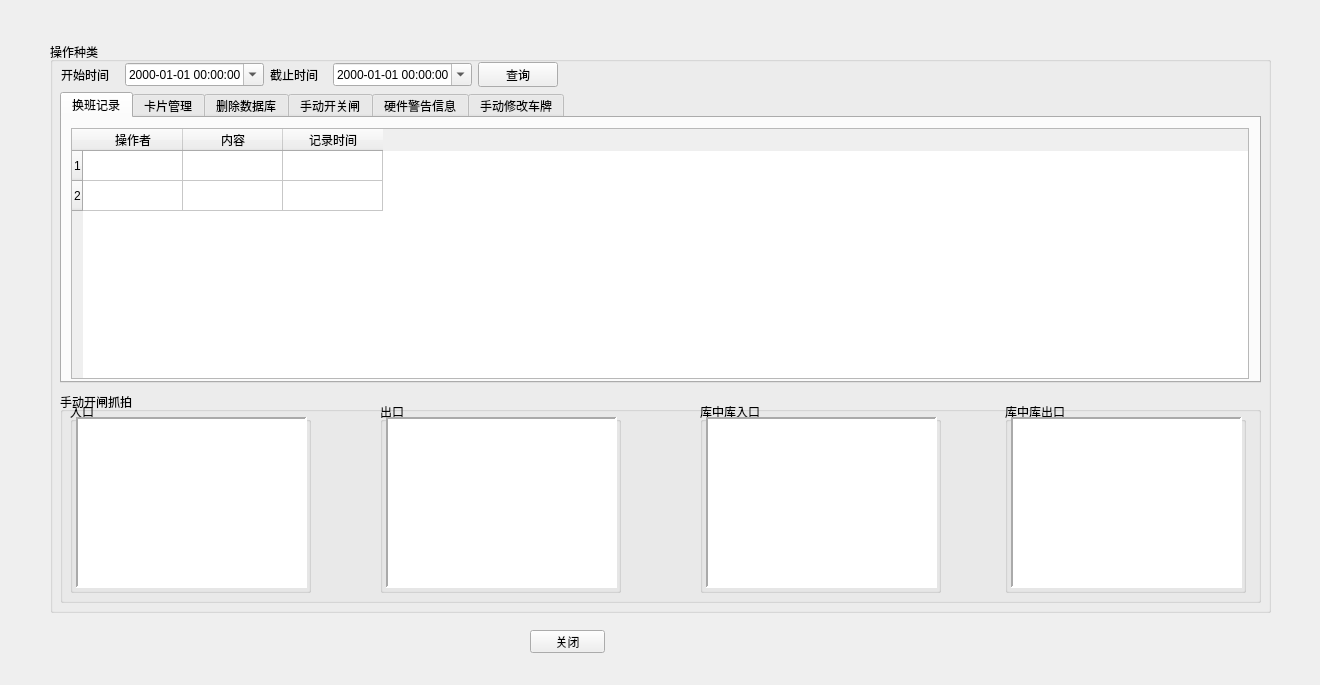
<?xml version="1.0" encoding="UTF-8"?>
<ui version="4.0">
 <class>NewCSysLog</class>
 <widget class="QFrame" name="NewCSysLog">
  <property name="geometry">
   <rect>
    <x>0</x>
    <y>0</y>
    <width>1320</width>
    <height>685</height>
   </rect>
  </property>
  <property name="windowTitle">
   <string>系统日志</string>
  </property>
  <property name="styleSheet">
   <string notr="true">background-image:url(D:/WinParkUI/debug/Image/NewIcon/CommonBigBG-normal1366x768.jpg);</string>
  </property>
  <property name="frameShape">
   <enum>QFrame::NoFrame</enum>
  </property>
  <property name="frameShadow">
   <enum>QFrame::Raised</enum>
  </property>
  <widget class="QWidget" name="widget" native="true">
   <property name="geometry">
    <rect>
     <x>40</x>
     <y>30</y>
     <width>1241</width>
     <height>671</height>
    </rect>
   </property>
   <property name="styleSheet">
    <string notr="true">background-image:url(none);</string>
   </property>
   <widget class="QGroupBox" name="groupBox_2">
    <property name="geometry">
     <rect>
      <x>10</x>
      <y>12</y>
      <width>1221</width>
      <height>571</height>
     </rect>
    </property>
    <property name="styleSheet">
     <string notr="true">background-image:url(none);</string>
    </property>
    <property name="title">
     <string>操作种类</string>
    </property>
    <widget class="QTabWidget" name="tabWidget">
     <property name="geometry">
      <rect>
       <x>10</x>
       <y>50</y>
       <width>1201</width>
       <height>291</height>
      </rect>
     </property>
     <property name="styleSheet">
      <string notr="true">background-image:url(none);</string>
     </property>
     <property name="currentIndex">
      <number>0</number>
     </property>
     <widget class="QWidget" name="tab">
      <attribute name="title">
       <string>换班记录</string>
      </attribute>
      <widget class="QTableWidget" name="tableShift">
       <property name="geometry">
        <rect>
         <x>9</x>
         <y>10</y>
         <width>1178</width>
         <height>251</height>
        </rect>
       </property>
       <property name="styleSheet">
        <string notr="true">background-image:url(none);</string>
       </property>
       <row>
        <property name="text">
         <string>1</string>
        </property>
       </row>
       <row>
        <property name="text">
         <string>2</string>
        </property>
       </row>
       <column>
        <property name="text">
         <string>操作者</string>
        </property>
       </column>
       <column>
        <property name="text">
         <string>内容</string>
        </property>
       </column>
       <column>
        <property name="text">
         <string>记录时间</string>
        </property>
       </column>
      </widget>
     </widget>
     <widget class="QWidget" name="tab_2">
      <attribute name="title">
       <string>卡片管理</string>
      </attribute>
      <widget class="QTableWidget" name="tableCardMgm">
       <property name="geometry">
        <rect>
         <x>9</x>
         <y>10</y>
         <width>1178</width>
         <height>251</height>
        </rect>
       </property>
       <row>
        <property name="text">
         <string>1</string>
        </property>
       </row>
       <row>
        <property name="text">
         <string>2</string>
        </property>
       </row>
       <column>
        <property name="text">
         <string>操作者</string>
        </property>
       </column>
       <column>
        <property name="text">
         <string>内容</string>
        </property>
       </column>
       <column>
        <property name="text">
         <string>记录时间</string>
        </property>
       </column>
      </widget>
     </widget>
     <widget class="QWidget" name="tab_5">
      <attribute name="title">
       <string>删除数据库</string>
      </attribute>
      <widget class="QTableWidget" name="tablDeleteData">
       <property name="geometry">
        <rect>
         <x>9</x>
         <y>10</y>
         <width>1178</width>
         <height>251</height>
        </rect>
       </property>
       <row>
        <property name="text">
         <string>1</string>
        </property>
       </row>
       <row>
        <property name="text">
         <string>2</string>
        </property>
       </row>
       <column>
        <property name="text">
         <string>操作者</string>
        </property>
       </column>
       <column>
        <property name="text">
         <string>内容</string>
        </property>
       </column>
       <column>
        <property name="text">
         <string>记录时间</string>
        </property>
       </column>
      </widget>
     </widget>
     <widget class="QWidget" name="tab_6">
      <attribute name="title">
       <string>手动开关闸</string>
      </attribute>
      <widget class="QTableWidget" name="tableManualGate">
       <property name="geometry">
        <rect>
         <x>9</x>
         <y>10</y>
         <width>1178</width>
         <height>251</height>
        </rect>
       </property>
       <row>
        <property name="text">
         <string>1</string>
        </property>
       </row>
       <row>
        <property name="text">
         <string>2</string>
        </property>
       </row>
       <column>
        <property name="text">
         <string>操作者</string>
        </property>
       </column>
       <column>
        <property name="text">
         <string>内容</string>
        </property>
       </column>
       <column>
        <property name="text">
         <string>记录时间</string>
        </property>
       </column>
      </widget>
     </widget>
     <widget class="QWidget" name="tab_7">
      <attribute name="title">
       <string>硬件警告信息</string>
      </attribute>
      <widget class="QTableWidget" name="tableHardware">
       <property name="geometry">
        <rect>
         <x>9</x>
         <y>10</y>
         <width>1178</width>
         <height>251</height>
        </rect>
       </property>
       <row>
        <property name="text">
         <string>1</string>
        </property>
       </row>
       <row>
        <property name="text">
         <string>2</string>
        </property>
       </row>
       <column>
        <property name="text">
         <string>操作者</string>
        </property>
       </column>
       <column>
        <property name="text">
         <string>内容</string>
        </property>
       </column>
       <column>
        <property name="text">
         <string>记录时间</string>
        </property>
       </column>
      </widget>
     </widget>
     <widget class="QWidget" name="tab_3">
      <attribute name="title">
       <string>手动修改车牌</string>
      </attribute>
      <widget class="QTableWidget" name="tableModifyPlate">
       <property name="geometry">
        <rect>
         <x>9</x>
         <y>10</y>
         <width>1178</width>
         <height>251</height>
        </rect>
       </property>
       <row>
        <property name="text">
         <string>1</string>
        </property>
       </row>
       <row>
        <property name="text">
         <string>2</string>
        </property>
       </row>
       <column>
        <property name="text">
         <string>操作者</string>
        </property>
       </column>
       <column>
        <property name="text">
         <string>内容</string>
        </property>
       </column>
       <column>
        <property name="text">
         <string>记录时间</string>
        </property>
       </column>
      </widget>
     </widget>
    </widget>
    <widget class="QGroupBox" name="groupBox_3">
     <property name="geometry">
      <rect>
       <x>10</x>
       <y>350</y>
       <width>1201</width>
       <height>211</height>
      </rect>
     </property>
     <property name="styleSheet">
      <string notr="true">background-image:url(none);</string>
     </property>
     <property name="title">
      <string>手动开闸抓拍</string>
     </property>
     <widget class="QGroupBox" name="groupBox_4">
      <property name="geometry">
       <rect>
        <x>10</x>
        <y>10</y>
        <width>241</width>
        <height>191</height>
       </rect>
      </property>
      <property name="styleSheet">
       <string notr="true">background-image:url(none);</string>
      </property>
      <property name="title">
       <string>入口</string>
      </property>
      <widget class="QLabel" name="lblImg0">
       <property name="geometry">
        <rect>
         <x>6</x>
         <y>15</y>
         <width>231</width>
         <height>171</height>
        </rect>
       </property>
       <property name="styleSheet">
        <string notr="true">background-color: rgb(255, 255, 255);</string>
       </property>
       <property name="frameShape">
        <enum>QFrame::Panel</enum>
       </property>
       <property name="frameShadow">
        <enum>QFrame::Sunken</enum>
       </property>
       <property name="lineWidth">
        <number>2</number>
       </property>
       <property name="text">
        <string/>
       </property>
       <property name="scaledContents">
        <bool>true</bool>
       </property>
      </widget>
     </widget>
     <widget class="QGroupBox" name="groupBox_5">
      <property name="geometry">
       <rect>
        <x>320</x>
        <y>10</y>
        <width>241</width>
        <height>191</height>
       </rect>
      </property>
      <property name="styleSheet">
       <string notr="true">background-image:url(none);</string>
      </property>
      <property name="title">
       <string>出口</string>
      </property>
      <widget class="QLabel" name="lblImg1">
       <property name="geometry">
        <rect>
         <x>6</x>
         <y>15</y>
         <width>231</width>
         <height>171</height>
        </rect>
       </property>
       <property name="styleSheet">
        <string notr="true">background-color: rgb(255, 255, 255);</string>
       </property>
       <property name="frameShape">
        <enum>QFrame::Panel</enum>
       </property>
       <property name="frameShadow">
        <enum>QFrame::Sunken</enum>
       </property>
       <property name="lineWidth">
        <number>2</number>
       </property>
       <property name="text">
        <string/>
       </property>
       <property name="scaledContents">
        <bool>true</bool>
       </property>
      </widget>
     </widget>
     <widget class="QGroupBox" name="groupBox_6">
      <property name="geometry">
       <rect>
        <x>640</x>
        <y>10</y>
        <width>241</width>
        <height>191</height>
       </rect>
      </property>
      <property name="styleSheet">
       <string notr="true">background-image:url(none);</string>
      </property>
      <property name="title">
       <string>库中库入口</string>
      </property>
      <widget class="QLabel" name="lblImg2">
       <property name="geometry">
        <rect>
         <x>6</x>
         <y>15</y>
         <width>231</width>
         <height>171</height>
        </rect>
       </property>
       <property name="styleSheet">
        <string notr="true">background-color: rgb(255, 255, 255);</string>
       </property>
       <property name="frameShape">
        <enum>QFrame::Panel</enum>
       </property>
       <property name="frameShadow">
        <enum>QFrame::Sunken</enum>
       </property>
       <property name="lineWidth">
        <number>2</number>
       </property>
       <property name="text">
        <string/>
       </property>
       <property name="scaledContents">
        <bool>true</bool>
       </property>
      </widget>
     </widget>
     <widget class="QGroupBox" name="groupBox_7">
      <property name="geometry">
       <rect>
        <x>945</x>
        <y>10</y>
        <width>241</width>
        <height>191</height>
       </rect>
      </property>
      <property name="styleSheet">
       <string notr="true">background-image:url(none);</string>
      </property>
      <property name="title">
       <string>库中库出口</string>
      </property>
      <widget class="QLabel" name="lblImg3">
       <property name="geometry">
        <rect>
         <x>6</x>
         <y>15</y>
         <width>231</width>
         <height>171</height>
        </rect>
       </property>
       <property name="styleSheet">
        <string notr="true">background-color: rgb(255, 255, 255);</string>
       </property>
       <property name="frameShape">
        <enum>QFrame::Panel</enum>
       </property>
       <property name="frameShadow">
        <enum>QFrame::Sunken</enum>
       </property>
       <property name="lineWidth">
        <number>2</number>
       </property>
       <property name="text">
        <string/>
       </property>
       <property name="scaledContents">
        <bool>true</bool>
       </property>
      </widget>
     </widget>
    </widget>
    <widget class="QWidget" name="layoutWidget">
     <property name="geometry">
      <rect>
       <x>11</x>
       <y>20</y>
       <width>497</width>
       <height>25</height>
      </rect>
     </property>
     <layout class="QHBoxLayout" name="horizontalLayout">
      <item>
       <widget class="QLabel" name="label">
        <property name="text">
         <string>开始时间</string>
        </property>
       </widget>
      </item>
      <item>
       <widget class="QDateTimeEdit" name="dtStart">
        <property name="displayFormat">
         <string>yyyy-MM-dd HH:mm:ss</string>
        </property>
        <property name="calendarPopup">
         <bool>true</bool>
        </property>
       </widget>
      </item>
      <item>
       <widget class="QLabel" name="label_2">
        <property name="text">
         <string>截止时间</string>
        </property>
       </widget>
      </item>
      <item>
       <widget class="QDateTimeEdit" name="dtEnd">
        <property name="displayFormat">
         <string>yyyy-MM-dd HH:mm:ss</string>
        </property>
        <property name="calendarPopup">
         <bool>true</bool>
        </property>
       </widget>
      </item>
      <item>
       <widget class="QPushButton" name="btnQuery">
        <property name="text">
         <string>查询</string>
        </property>
       </widget>
      </item>
     </layout>
    </widget>
   </widget>
   <widget class="QPushButton" name="btnMinimalize">
    <property name="geometry">
     <rect>
      <x>490</x>
      <y>600</y>
      <width>75</width>
      <height>23</height>
     </rect>
    </property>
    <property name="styleSheet">
     <string notr="true">background-image:url(none);</string>
    </property>
    <property name="text">
     <string>关闭</string>
    </property>
   </widget>
  </widget>
  <widget class="QLabel" name="lblTitle">
   <property name="geometry">
    <rect>
     <x>30</x>
     <y>5</y>
     <width>141</width>
     <height>21</height>
    </rect>
   </property>
   <property name="font">
    <font>
     <weight>75</weight>
     <bold>true</bold>
    </font>
   </property>
   <property name="styleSheet">
    <string notr="true">background-image:url(none);
color: rgb(170, 0, 0);</string>
   </property>
   <property name="text">
    <string/>
   </property>
  </widget>
  <widget class="QLabel" name="lblClose">
   <property name="geometry">
    <rect>
     <x>1280</x>
     <y>3</y>
     <width>30</width>
     <height>15</height>
    </rect>
   </property>
   <property name="text">
    <string/>
   </property>
  </widget>
 </widget>
 <resources/>
 <connections/>
</ui>
